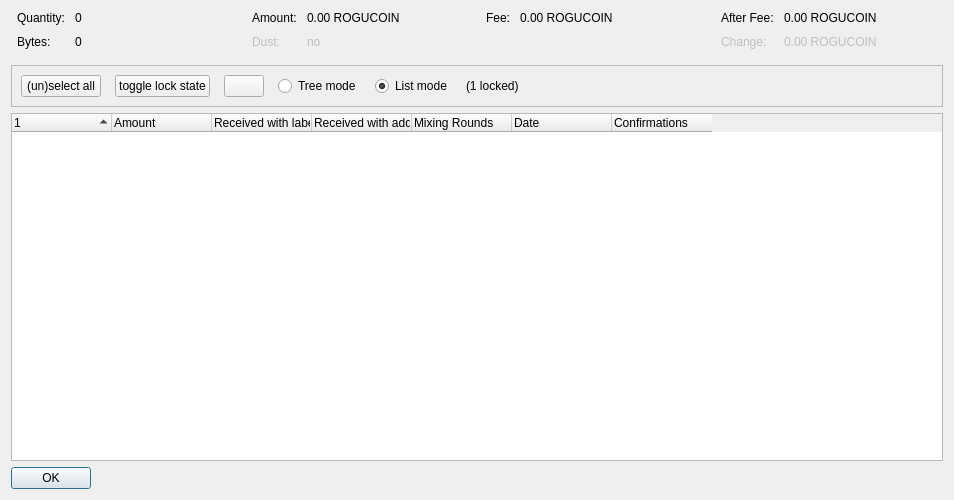
<?xml version="1.0" encoding="UTF-8"?>
<ui version="4.0">
 <class>CoinControlDialog</class>
 <widget class="QDialog" name="CoinControlDialog">
  <property name="geometry">
   <rect>
    <x>0</x>
    <y>0</y>
    <width>954</width>
    <height>500</height>
   </rect>
  </property>
  <property name="windowTitle">
   <string>Coin Selection</string>
  </property>
  <layout class="QVBoxLayout" name="verticalLayout">
   <item>
    <layout class="QHBoxLayout" name="horizontalLayoutTop" stretch="0,0,0,0">
     <property name="topMargin">
      <number>0</number>
     </property>
     <property name="bottomMargin">
      <number>10</number>
     </property>
     <item>
      <layout class="QFormLayout" name="formLayoutCoinControl1">
       <property name="horizontalSpacing">
        <number>10</number>
       </property>
       <property name="verticalSpacing">
        <number>10</number>
       </property>
       <property name="leftMargin">
        <number>6</number>
       </property>
       <property name="rightMargin">
        <number>6</number>
       </property>
       <item row="0" column="0">
        <widget class="QLabel" name="labelCoinControlQuantityText">
         <property name="text">
          <string>Quantity:</string>
         </property>
        </widget>
       </item>
       <item row="0" column="1">
        <widget class="QLabel" name="labelCoinControlQuantity">
         <property name="cursor">
          <cursorShape>IBeamCursor</cursorShape>
         </property>
         <property name="contextMenuPolicy">
          <enum>Qt::ActionsContextMenu</enum>
         </property>
         <property name="text">
          <string notr="true">0</string>
         </property>
         <property name="textInteractionFlags">
          <set>Qt::LinksAccessibleByMouse|Qt::TextSelectableByKeyboard|Qt::TextSelectableByMouse</set>
         </property>
        </widget>
       </item>
       <item row="1" column="0">
        <widget class="QLabel" name="labelCoinControlBytesText">
         <property name="text">
          <string>Bytes:</string>
         </property>
        </widget>
       </item>
       <item row="1" column="1">
        <widget class="QLabel" name="labelCoinControlBytes">
         <property name="cursor">
          <cursorShape>IBeamCursor</cursorShape>
         </property>
         <property name="contextMenuPolicy">
          <enum>Qt::ActionsContextMenu</enum>
         </property>
         <property name="text">
          <string notr="true">0</string>
         </property>
         <property name="textInteractionFlags">
          <set>Qt::LinksAccessibleByMouse|Qt::TextSelectableByKeyboard|Qt::TextSelectableByMouse</set>
         </property>
        </widget>
       </item>
      </layout>
     </item>
     <item>
      <layout class="QFormLayout" name="formLayoutCoinControl2">
       <property name="horizontalSpacing">
        <number>10</number>
       </property>
       <property name="verticalSpacing">
        <number>10</number>
       </property>
       <property name="leftMargin">
        <number>6</number>
       </property>
       <property name="rightMargin">
        <number>6</number>
       </property>
       <item row="0" column="0">
        <widget class="QLabel" name="labelCoinControlAmountText">
         <property name="text">
          <string>Amount:</string>
         </property>
        </widget>
       </item>
       <item row="0" column="1">
        <widget class="QLabel" name="labelCoinControlAmount">
         <property name="cursor">
          <cursorShape>IBeamCursor</cursorShape>
         </property>
         <property name="contextMenuPolicy">
          <enum>Qt::ActionsContextMenu</enum>
         </property>
         <property name="text">
          <string notr="true">0.00 ROGUCOIN</string>
         </property>
         <property name="textInteractionFlags">
          <set>Qt::LinksAccessibleByMouse|Qt::TextSelectableByKeyboard|Qt::TextSelectableByMouse</set>
         </property>
        </widget>
       </item>
       <item row="1" column="0">
        <widget class="QLabel" name="labelCoinControlLowOutputText">
         <property name="enabled">
          <bool>false</bool>
         </property>
         <property name="text">
          <string>Dust:</string>
         </property>
        </widget>
       </item>
       <item row="1" column="1">
        <widget class="QLabel" name="labelCoinControlLowOutput">
         <property name="enabled">
          <bool>false</bool>
         </property>
         <property name="cursor">
          <cursorShape>IBeamCursor</cursorShape>
         </property>
         <property name="contextMenuPolicy">
          <enum>Qt::ActionsContextMenu</enum>
         </property>
         <property name="text">
          <string notr="true">no</string>
         </property>
         <property name="textInteractionFlags">
          <set>Qt::LinksAccessibleByMouse|Qt::TextSelectableByKeyboard|Qt::TextSelectableByMouse</set>
         </property>
        </widget>
       </item>
      </layout>
     </item>
     <item>
      <layout class="QFormLayout" name="formLayoutCoinControl3">
       <property name="horizontalSpacing">
        <number>10</number>
       </property>
       <property name="verticalSpacing">
        <number>10</number>
       </property>
       <property name="leftMargin">
        <number>6</number>
       </property>
       <property name="rightMargin">
        <number>6</number>
       </property>
       <item row="0" column="0">
        <widget class="QLabel" name="labelCoinControlFeeText">
         <property name="text">
          <string>Fee:</string>
         </property>
        </widget>
       </item>
       <item row="0" column="1">
        <widget class="QLabel" name="labelCoinControlFee">
         <property name="cursor">
          <cursorShape>IBeamCursor</cursorShape>
         </property>
         <property name="contextMenuPolicy">
          <enum>Qt::ActionsContextMenu</enum>
         </property>
         <property name="text">
          <string notr="true">0.00 ROGUCOIN</string>
         </property>
         <property name="textInteractionFlags">
          <set>Qt::LinksAccessibleByMouse|Qt::TextSelectableByKeyboard|Qt::TextSelectableByMouse</set>
         </property>
        </widget>
       </item>
      </layout>
     </item>
     <item>
      <layout class="QFormLayout" name="formLayoutCoinControl4">
       <property name="horizontalSpacing">
        <number>10</number>
       </property>
       <property name="verticalSpacing">
        <number>10</number>
       </property>
       <property name="leftMargin">
        <number>6</number>
       </property>
       <property name="rightMargin">
        <number>6</number>
       </property>
       <item row="0" column="0">
        <widget class="QLabel" name="labelCoinControlAfterFeeText">
         <property name="text">
          <string>After Fee:</string>
         </property>
        </widget>
       </item>
       <item row="0" column="1">
        <widget class="QLabel" name="labelCoinControlAfterFee">
         <property name="cursor">
          <cursorShape>IBeamCursor</cursorShape>
         </property>
         <property name="contextMenuPolicy">
          <enum>Qt::ActionsContextMenu</enum>
         </property>
         <property name="text">
          <string notr="true">0.00 ROGUCOIN</string>
         </property>
         <property name="textInteractionFlags">
          <set>Qt::LinksAccessibleByMouse|Qt::TextSelectableByKeyboard|Qt::TextSelectableByMouse</set>
         </property>
        </widget>
       </item>
       <item row="1" column="0">
        <widget class="QLabel" name="labelCoinControlChangeText">
         <property name="enabled">
          <bool>false</bool>
         </property>
         <property name="text">
          <string>Change:</string>
         </property>
        </widget>
       </item>
       <item row="1" column="1">
        <widget class="QLabel" name="labelCoinControlChange">
         <property name="enabled">
          <bool>false</bool>
         </property>
         <property name="cursor">
          <cursorShape>IBeamCursor</cursorShape>
         </property>
         <property name="contextMenuPolicy">
          <enum>Qt::ActionsContextMenu</enum>
         </property>
         <property name="text">
          <string notr="true">0.00 ROGUCOIN</string>
         </property>
         <property name="textInteractionFlags">
          <set>Qt::LinksAccessibleByMouse|Qt::TextSelectableByKeyboard|Qt::TextSelectableByMouse</set>
         </property>
        </widget>
       </item>
      </layout>
     </item>
    </layout>
   </item>
   <item>
    <widget class="QFrame" name="frame">
     <property name="minimumSize">
      <size>
       <width>0</width>
       <height>40</height>
      </size>
     </property>
     <property name="frameShape">
      <enum>QFrame::StyledPanel</enum>
     </property>
     <property name="frameShadow">
      <enum>QFrame::Sunken</enum>
     </property>
     <layout class="QHBoxLayout" name="horizontalLayout">
      <item>
       <layout class="QHBoxLayout" name="horizontalLayoutPanel" stretch="0,0,0,0,0,0,0">
        <property name="spacing">
         <number>14</number>
        </property>
        <item>
         <widget class="QPushButton" name="pushButtonSelectAll">
          <property name="sizePolicy">
           <sizepolicy hsizetype="Maximum" vsizetype="Fixed">
            <horstretch>0</horstretch>
            <verstretch>0</verstretch>
           </sizepolicy>
          </property>
          <property name="text">
           <string>(un)select all</string>
          </property>
          <property name="autoDefault">
           <bool>false</bool>
          </property>
         </widget>
        </item>
        <item>
         <widget class="QPushButton" name="pushButtonToggleLock">
          <property name="sizePolicy">
           <sizepolicy hsizetype="Maximum" vsizetype="Fixed">
            <horstretch>0</horstretch>
            <verstretch>0</verstretch>
           </sizepolicy>
          </property>
          <property name="text">
           <string>toggle lock state</string>
          </property>
          <property name="autoDefault">
           <bool>false</bool>
          </property>
         </widget>
        </item>
        <item>
         <widget class="QPushButton" name="hideButton">
          <property name="sizePolicy">
           <sizepolicy hsizetype="Maximum" vsizetype="Fixed">
            <horstretch>0</horstretch>
            <verstretch>0</verstretch>
           </sizepolicy>
          </property>
          <property name="text">
           <string/>
          </property>
          <property name="autoDefault">
           <bool>false</bool>
          </property>
         </widget>
        </item>
        <item>
         <widget class="QRadioButton" name="radioTreeMode">
          <property name="sizePolicy">
           <sizepolicy hsizetype="Maximum" vsizetype="Fixed">
            <horstretch>0</horstretch>
            <verstretch>0</verstretch>
           </sizepolicy>
          </property>
          <property name="text">
           <string>Tree mode</string>
          </property>
         </widget>
        </item>
        <item>
         <widget class="QRadioButton" name="radioListMode">
          <property name="sizePolicy">
           <sizepolicy hsizetype="Maximum" vsizetype="Fixed">
            <horstretch>0</horstretch>
            <verstretch>0</verstretch>
           </sizepolicy>
          </property>
          <property name="text">
           <string>List mode</string>
          </property>
          <property name="checked">
           <bool>true</bool>
          </property>
         </widget>
        </item>
        <item>
         <widget class="QLabel" name="labelLocked">
          <property name="text">
           <string>(1 locked)</string>
          </property>
         </widget>
        </item>
        <item>
         <spacer name="horizontalSpacer">
          <property name="orientation">
           <enum>Qt::Horizontal</enum>
          </property>
          <property name="sizeHint" stdset="0">
           <size>
            <width>40</width>
            <height>20</height>
           </size>
          </property>
         </spacer>
        </item>
       </layout>
      </item>
     </layout>
    </widget>
   </item>
   <item>
    <widget class="CoinControlTreeWidget" name="treeWidget">
     <property name="contextMenuPolicy">
      <enum>Qt::CustomContextMenu</enum>
     </property>
     <property name="sortingEnabled">
      <bool>false</bool>
     </property>
     <property name="columnCount">
      <number>7</number>
     </property>
     <attribute name="headerShowSortIndicator" stdset="0">
      <bool>true</bool>
     </attribute>
     <attribute name="headerStretchLastSection">
      <bool>false</bool>
     </attribute>
     <column>
      <property name="text">
       <string/>
      </property>
     </column>
     <column>
      <property name="text">
       <string>Amount</string>
      </property>
     </column>
     <column>
      <property name="text">
       <string>Received with label</string>
      </property>
     </column>
     <column>
      <property name="text">
       <string>Received with address</string>
      </property>
     </column>
     <column>
      <property name="text">
       <string>Mixing Rounds</string>
      </property>
     </column>
     <column>
      <property name="text">
       <string>Date</string>
      </property>
     </column>
     <column>
      <property name="text">
       <string>Confirmations</string>
      </property>
      <property name="toolTip">
       <string>Confirmed</string>
      </property>
     </column>
    </widget>
   </item>
   <item>
    <widget class="QDialogButtonBox" name="buttonBox">
     <property name="sizePolicy">
      <sizepolicy hsizetype="Maximum" vsizetype="Fixed">
       <horstretch>0</horstretch>
       <verstretch>0</verstretch>
      </sizepolicy>
     </property>
     <property name="orientation">
      <enum>Qt::Horizontal</enum>
     </property>
     <property name="standardButtons">
      <set>QDialogButtonBox::Ok</set>
     </property>
    </widget>
   </item>
  </layout>
 </widget>
 <customwidgets>
  <customwidget>
   <class>CoinControlTreeWidget</class>
   <extends>QTreeWidget</extends>
   <header>qt/coincontroltreewidget.h</header>
  </customwidget>
 </customwidgets>
 <resources/>
 <connections/>
</ui>
